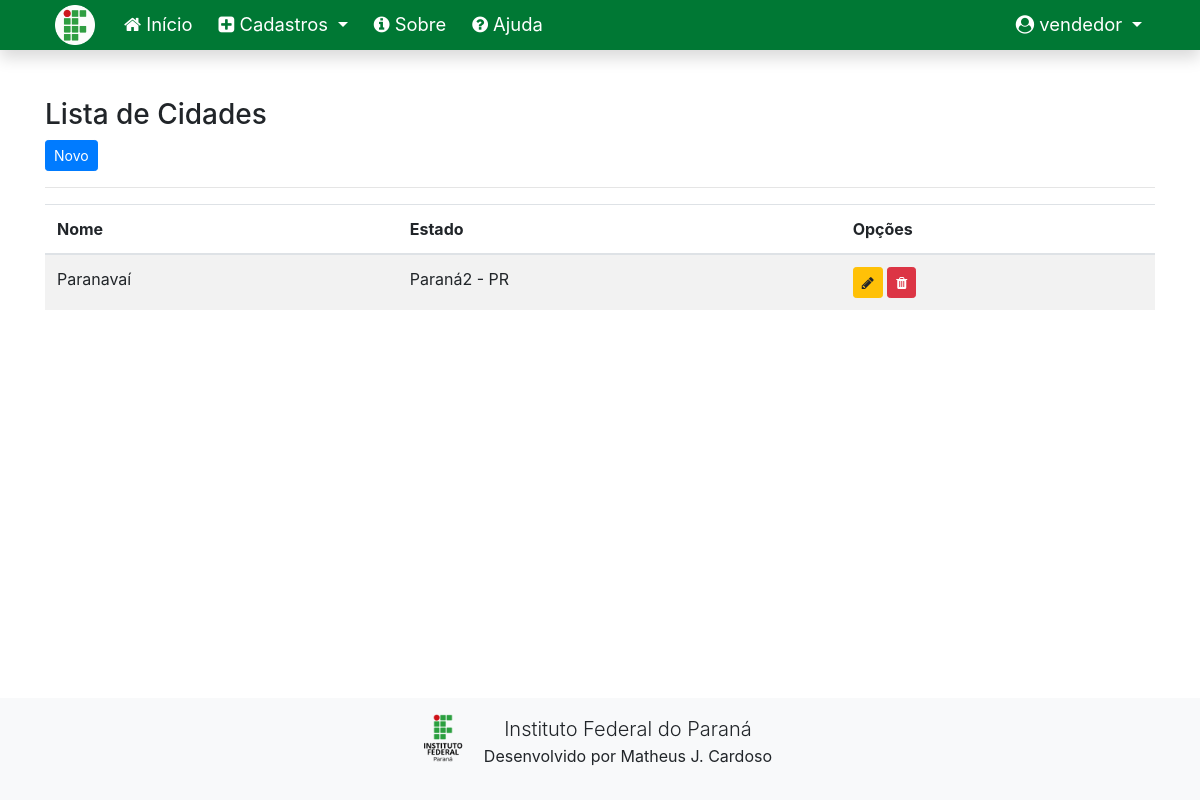
Page /listar/cidade (signed in) on the earlier database version.
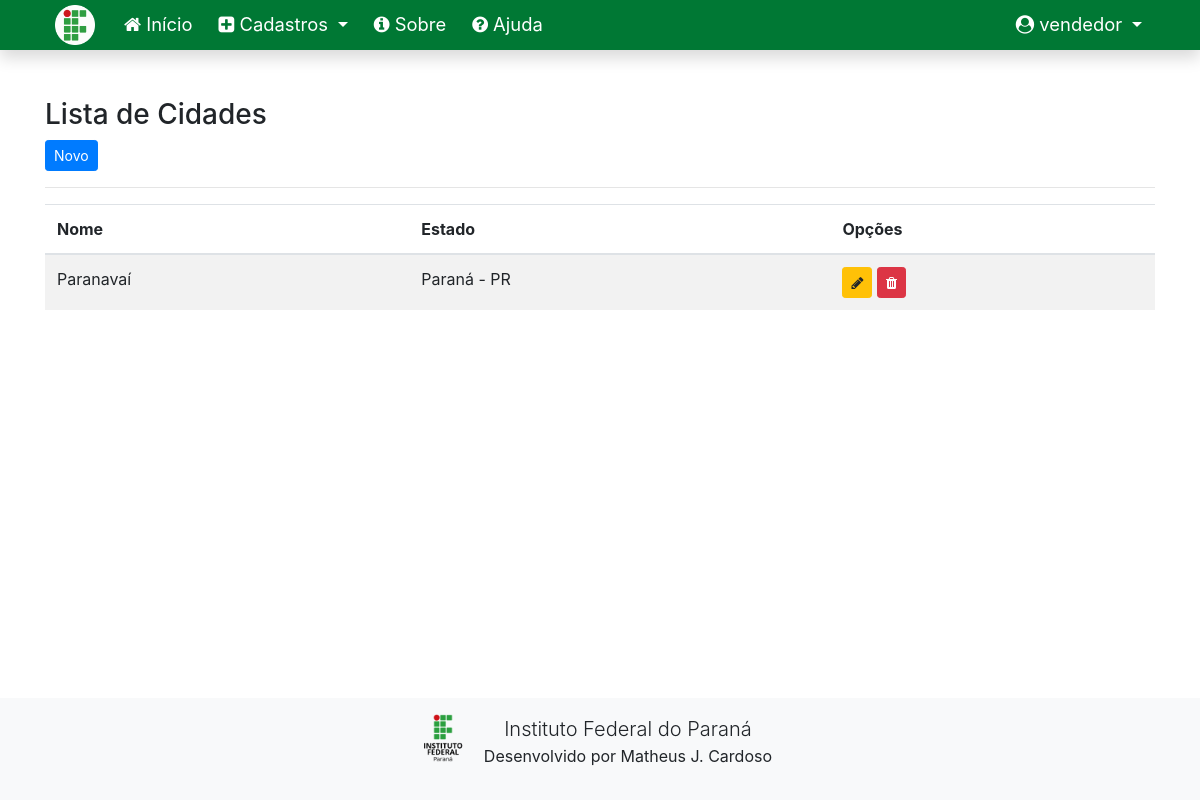
Same page on the later database version.
### cadastros/models.py (models this page shows, shortened)
class Cidade(models.Model):
    nome = models.CharField(max_length=150)
    estado = models.ForeignKey(Estado, on_delete=models.PROTECT)

class Estado(models.Model):
    nome = models.CharField(max_length=50)
    sigla = models.CharField(max_length=2)
    def __str__(self):
        return "{} - {}".format(self.nome, self.sigla)

### cadastros/views.py (the view)
# urls.py: path('listar/cidade', CidadeList.as_view(), name='listar-cidade'),
class CidadeList(GroupRequiredMixin, LoginRequiredMixin, ListView):
    login_url = reverse_lazy('login')
    group_required = u"Administrador"
    model = Cidade
    template_name = 'cadastros/listas/cidade.html'

### cadastros/templates/cadastros/listas/cidade.html (shortened to what this page needs)
{% extends 'paginas/modelo.html' %}
{% load static %}
{% block conteudo %}
<h3>Lista de Cidades</h3>
<a href="{% url 'cadastros-cidade' %}" class="btn btn-primary btn-sm">Novo</a>
<hr>
<div class="table-responsive">
    <table class="table table-striped" id="tabela-listar">
        <thead>
            <tr>
                <th>Nome</th>
                <th>Estado</th>
                <th>Opções</th>
            </tr>
        </thead>
        <tbody>
                {% for cidade in object_list %}
                <tr>
                    <td>{{ cidade.nome }}</td>
                    <td>{{ cidade.estado }}</td>
                    <td>
                        <a href="{% url 'editar-cidade' cidade.pk %}" class="btn btn-warning btn-sm">
                            <i class="fa fa-pencil" aria-hidden="true"></i>
                        </a>
                        <a href="{% url 'excluir-cidade' cidade.pk %}" class="btn btn-danger btn-sm">
                            <i class="fa fa-trash" aria-hidden="true"></i>
                        </a>
                    </td>
                </tr>
                {% empty %}
                <tr>
                    <td colspan="3">Nenhuma cidade cadastrada.</td>
                </tr>
                {% endfor %}
        </tbody>
    </table>
</div>
{% endblock %}

Differences in the rows shown:
changed through a linked row, Cidade "Paranavaí": estado "Paraná2 - PR" → "Paraná - PR"
